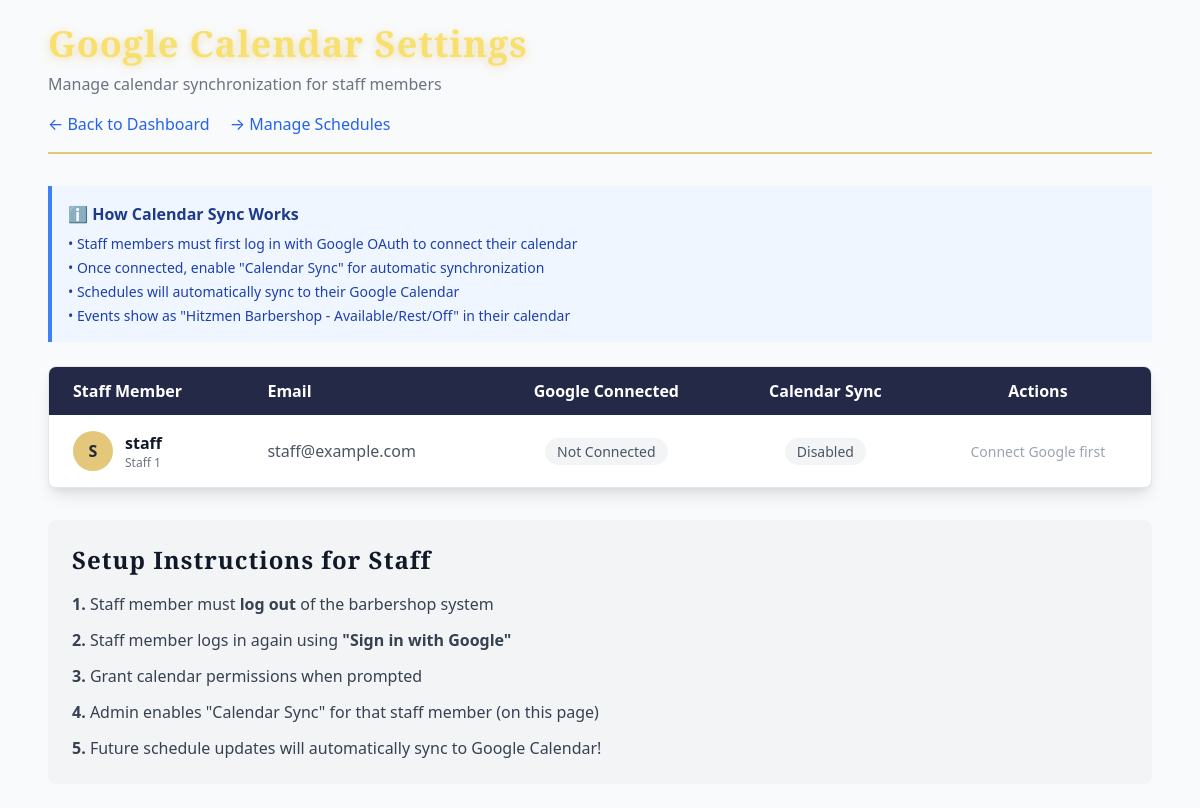
Page /calendar_settings.php (signed in) on the committed database.
### tables this page shows
CREATE TABLE `users` (
  `id` int(11) NOT NULL,
  `google_id` varchar(255) DEFAULT NULL,
  `username` varchar(255) NOT NULL,
  `email` varchar(255) NOT NULL,
  `password` varchar(255) NOT NULL,
  `full_name` varchar(100) DEFAULT NULL,
  `phone` varchar(30) DEFAULT NULL,
  `role` varchar(50) NOT NULL,
  `reset_token` varchar(255) DEFAULT NULL,
  `reset_expiry` datetime DEFAULT NULL,
  `google_access_token` text DEFAULT NULL,
  `google_refresh_token` text DEFAULT NULL,
  `google_calendar_id` varchar(255) DEFAULT NULL,
  `calendar_sync_enabled` tinyint(1) DEFAULT 0,
  `token_expires_at` datetime DEFAULT NULL
);

### calendar_settings.php (the view, shortened to what this page needs)
<?php
require_once 'db.php';
$stmt = $pdo->prepare("SELECT id, username, full_name, email, calendar_sync_enabled, google_access_token, google_refresh_token FROM users WHERE role = 'staff' ORDER BY username ASC");
$stmt->execute();
$staff_members = $stmt->fetchAll();
?>
<!DOCTYPE html>
<html lang="en">
<head>
    <link href="https://cdn.jsdelivr.net/npm/tailwindcss@2.2.19/dist/tailwind.min.css" rel="stylesheet">
</head>
<body class="bg-gray-50 min-h-screen text-gray-800 font-roboto">
<div class="max-w-6xl mx-auto p-6">
    <div class="mb-8 border-b-2 border-gold pb-4">
        <h1 class="text-4xl font-bold mb-2" style="color: #f7e06e; text-shadow: 0 2px 8px #e3c77b88;">Google Calendar Settings</h1>
        <p class="text-gray-500">Manage calendar synchronization for staff members</p>
        <div class="mt-4">
            <a href="admin_dashboard.php" class="text-blue-600 hover:underline">← Back to Dashboard</a>
            <a href="manage_schedule.php" class="ml-4 text-blue-600 hover:underline">→ Manage Schedules</a>
        </div>
    </div>
    <div class="bg-blue-50 border-l-4 border-blue-500 p-4 mb-6">
        <h3 class="font-bold text-blue-900 mb-2">ℹ️ How Calendar Sync Works</h3>
        <ul class="text-blue-800 text-sm space-y-1">
            <li>• Staff members must first log in with Google OAuth to connect their calendar</li>
            <li>• Once connected, enable "Calendar Sync" for automatic synchronization</li>
            <li>• Schedules will automatically sync to their Google Calendar</li>
            <li>• Events show as "Hitzmen Barbershop - Available/Rest/Off" in their calendar</li>
        </ul>
    </div>
    <div class="bg-white rounded-lg shadow-lg overflow-hidden border border-gray-200">
        <table class="min-w-full">
            <thead class="bg-dark-blue text-white">
                <tr>
                    <th class="px-6 py-3 text-left">Staff Member</th>
                    <th class="px-6 py-3 text-left">Email</th>
                    <th class="px-6 py-3 text-center">Google Connected</th>
                    <th class="px-6 py-3 text-center">Calendar Sync</th>
                    <th class="px-6 py-3 text-center">Actions</th>
                </tr>
            </thead>
            <tbody class="divide-y divide-gray-200">
                <?php foreach ($staff_members as $staff): ?>
                    <tr class="hover:bg-gray-50">
                        <td class="px-6 py-4">
                            <div class="flex items-center">
                                <div class="h-10 w-10 rounded-full bg-gold text-dark-blue flex items-center justify-center font-bold mr-3">
                                    <?= strtoupper(substr($staff['username'], 0, 1)) ?>
                                </div>
                                <div>
                                    <div class="font-bold text-gray-900"><?= htmlspecialchars($staff['username']) ?></div>
                                    <?php if ($staff['full_name']): ?>
                                        <div class="text-xs text-gray-500"><?= htmlspecialchars($staff['full_name']) ?></div>
                                    <?php endif; ?>
                                </div>
                            </div>
                        </td>
                        <td class="px-6 py-4 text-gray-600">
                            <?= htmlspecialchars($staff['email'] ?? 'No email') ?>
                        </td>
                        <td class="px-6 py-4 text-center">
                            <?php if ($staff['google_access_token']): ?>
                                <span class="px-3 py-1 bg-green-100 text-green-800 rounded-full text-sm font-medium">✓ Connected</span>
                            <?php else: ?>
                                <span class="px-3 py-1 bg-gray-100 text-gray-600 rounded-full text-sm">Not Connected</span>
                            <?php endif; ?>
                        </td>
                        <td class="px-6 py-4 text-center">
                            <?php if ($staff['calendar_sync_enabled']): ?>
                                <span class="px-3 py-1 bg-blue-100 text-blue-800 rounded-full text-sm font-medium">📅 Enabled</span>
                            <?php else: ?>
                                <span class="px-3 py-1 bg-gray-100 text-gray-600 rounded-full text-sm">Disabled</span>
                            <?php endif; ?>
                        </td>
                        <td class="px-6 py-4 text-center">
                            <?php if ($staff['google_access_token']): ?>
                                <form method="POST" class="inline">
                                    <input type="hidden" name="user_id" value="<?= $staff['id'] ?>">
                                    <?php if ($staff['calendar_sync_enabled']): ?>
                                        <input type="hidden" name="action" value="disable">
                                        <button type="submit" class="px-4 py-2 bg-red-500 hover:bg-red-600 text-white rounded text-sm">
                                            Disable Sync
                                        </button>
                                    <?php else: ?>
                                        <input type="hidden" name="action" value="enable">
                                        <button type="submit" class="px-4 py-2 bg-green-500 hover:bg-green-600 text-white rounded text-sm">
                                            Enable Sync
                                        </button>
                                    <?php endif; ?>
                                </form>
                            <?php else: ?>
                                <span class="text-gray-400 text-sm">Connect Google first</span>
                            <?php endif; ?>
                        </td>
                    </tr>
                <?php endforeach; ?>
            </tbody>
        </table>
    </div>
    <div class="mt-8 bg-gray-100 rounded-lg p-6">
        <h2 class="text-2xl font-bold mb-4 text-gray-900">Setup Instructions for Staff</h2>
        <ol class="space-y-3 text-gray-700">
            <li><span class="font-bold">1.</span> Staff member must <strong>log out</strong> of the barbershop system</li>
            <li><span class="font-bold">2.</span> Staff member logs in again using <strong>"Sign in with Google"</strong></li>
            <li><span class="font-bold">3.</span> Grant calendar permissions when prompted</li>
            <li><span class="font-bold">4.</span> Admin enables "Calendar Sync" for that staff member (on this page)</li>
            <li><span class="font-bold">5.</span> Future schedule updates will automatically sync to Google Calendar!</li>
        </ol>
    </div>
</div>
</body>
</html>

### calendar_settings.php (style rules this page uses)
h1, h2 { font-family: 'Playfair Display', serif; letter-spacing: 1px; }
.bg-gold { background-color: #e3c77b; }
.border-gold { border-color: #e3c77b; }
.bg-dark-blue { background-color: #232946; }

### rows in the picture
users: username "S", username "staff", full_name "Staff 1", email "staff@example.com", shows "Not Connected", calendar_sync_enabled "Disabled", shows "Connect Google first"
